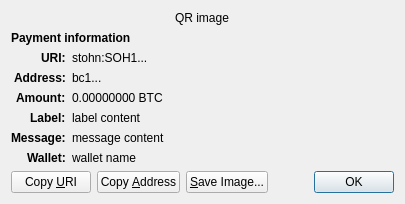
<?xml version="1.0" encoding="UTF-8"?>
<ui version="4.0">
 <class>ReceiveRequestDialog</class>
 <widget class="QDialog" name="ReceiveRequestDialog">
  <property name="geometry">
   <rect>
    <x>0</x>
    <y>0</y>
    <width>413</width>
    <height>229</height>
   </rect>
  </property>
  <property name="windowTitle">
   <string>Request payment to ...</string>
  </property>
  <layout class="QGridLayout" name="gridLayout" columnstretch="0,1">
   <property name="sizeConstraint">
    <enum>QLayout::SetFixedSize</enum>
   </property>
   <item row="0" column="0" colspan="2" alignment="Qt::AlignHCenter">
    <widget class="QRImageWidget" name="qr_code">
     <property name="text">
      <string notr="true">QR image</string>
     </property>
     <property name="textInteractionFlags">
      <set>Qt::NoTextInteraction</set>
     </property>
    </widget>
   </item>
   <item row="1" column="0" colspan="2">
    <widget class="QLabel" name="payment_header">
     <property name="font">
      <font>
       <weight>75</weight>
       <bold>true</bold>
      </font>
     </property>
     <property name="text">
      <string>Payment information</string>
     </property>
     <property name="textInteractionFlags">
      <set>Qt::NoTextInteraction</set>
     </property>
    </widget>
   </item>
   <item row="2" column="0" alignment="Qt::AlignRight|Qt::AlignTop">
    <widget class="QLabel" name="uri_tag">
     <property name="font">
      <font>
       <weight>75</weight>
       <bold>true</bold>
      </font>
     </property>
     <property name="text">
      <string notr="true">URI:</string>
     </property>
     <property name="textFormat">
      <enum>Qt::PlainText</enum>
     </property>
     <property name="textInteractionFlags">
      <set>Qt::NoTextInteraction</set>
     </property>
    </widget>
   </item>
   <item row="2" column="1" alignment="Qt::AlignTop">
    <widget class="QLabel" name="uri_content">
     <property name="text">
      <string notr="true">stohn:SOH1...</string>
     </property>
     <property name="textFormat">
      <enum>Qt::RichText</enum>
     </property>
     <property name="wordWrap">
      <bool>true</bool>
     </property>
     <property name="textInteractionFlags">
      <set>Qt::TextSelectableByMouse</set>
     </property>
    </widget>
   </item>
   <item row="3" column="0" alignment="Qt::AlignRight|Qt::AlignTop">
    <widget class="QLabel" name="address_tag">
     <property name="font">
      <font>
       <weight>75</weight>
       <bold>true</bold>
      </font>
     </property>
     <property name="text">
      <string>Address:</string>
     </property>
     <property name="textInteractionFlags">
      <set>Qt::NoTextInteraction</set>
     </property>
    </widget>
   </item>
   <item row="3" column="1" alignment="Qt::AlignTop">
    <widget class="QLabel" name="address_content">
     <property name="text">
      <string notr="true">bc1...</string>
     </property>
     <property name="textFormat">
      <enum>Qt::PlainText</enum>
     </property>
     <property name="textInteractionFlags">
      <set>Qt::TextSelectableByMouse</set>
     </property>
    </widget>
   </item>
   <item row="4" column="0" alignment="Qt::AlignRight|Qt::AlignTop">
    <widget class="QLabel" name="amount_tag">
     <property name="font">
      <font>
       <weight>75</weight>
       <bold>true</bold>
      </font>
     </property>
     <property name="text">
      <string>Amount:</string>
     </property>
     <property name="textInteractionFlags">
      <set>Qt::NoTextInteraction</set>
     </property>
    </widget>
   </item>
   <item row="4" column="1" alignment="Qt::AlignTop">
    <widget class="QLabel" name="amount_content">
     <property name="text">
      <string notr="true">0.00000000 BTC</string>
     </property>
     <property name="textFormat">
      <enum>Qt::PlainText</enum>
     </property>
     <property name="textInteractionFlags">
      <set>Qt::TextSelectableByMouse</set>
     </property>
    </widget>
   </item>
   <item row="5" column="0" alignment="Qt::AlignRight|Qt::AlignTop">
    <widget class="QLabel" name="label_tag">
     <property name="font">
      <font>
       <weight>75</weight>
       <bold>true</bold>
      </font>
     </property>
     <property name="text">
      <string>Label:</string>
     </property>
     <property name="textInteractionFlags">
      <set>Qt::NoTextInteraction</set>
     </property>
    </widget>
   </item>
   <item row="5" column="1" alignment="Qt::AlignTop">
    <widget class="QLabel" name="label_content">
     <property name="text">
      <string notr="true">label content</string>
     </property>
     <property name="textFormat">
      <enum>Qt::PlainText</enum>
     </property>
     <property name="wordWrap">
      <bool>true</bool>
     </property>
     <property name="textInteractionFlags">
      <set>Qt::TextSelectableByMouse</set>
     </property>
    </widget>
   </item>
   <item row="6" column="0" alignment="Qt::AlignRight|Qt::AlignTop">
    <widget class="QLabel" name="message_tag">
     <property name="font">
      <font>
       <weight>75</weight>
       <bold>true</bold>
      </font>
     </property>
     <property name="text">
      <string>Message:</string>
     </property>
     <property name="textInteractionFlags">
      <set>Qt::NoTextInteraction</set>
     </property>
    </widget>
   </item>
   <item row="6" column="1" alignment="Qt::AlignTop">
    <widget class="QLabel" name="message_content">
     <property name="text">
      <string notr="true">message content</string>
     </property>
     <property name="textFormat">
      <enum>Qt::PlainText</enum>
     </property>
     <property name="wordWrap">
      <bool>true</bool>
     </property>
     <property name="textInteractionFlags">
      <set>Qt::TextSelectableByMouse</set>
     </property>
    </widget>
   </item>
   <item row="7" column="0" alignment="Qt::AlignRight|Qt::AlignTop">
    <widget class="QLabel" name="wallet_tag">
     <property name="font">
      <font>
       <weight>75</weight>
       <bold>true</bold>
      </font>
     </property>
     <property name="text">
      <string>Wallet:</string>
     </property>
     <property name="textInteractionFlags">
      <set>Qt::NoTextInteraction</set>
     </property>
    </widget>
   </item>
   <item row="7" column="1" alignment="Qt::AlignTop">
    <widget class="QLabel" name="wallet_content">
     <property name="text">
      <string notr="true">wallet name</string>
     </property>
     <property name="textFormat">
      <enum>Qt::PlainText</enum>
     </property>
     <property name="wordWrap">
      <bool>true</bool>
     </property>
     <property name="textInteractionFlags">
      <set>Qt::TextSelectableByMouse</set>
     </property>
    </widget>
   </item>
   <item row="8" column="0" colspan="2">
    <layout class="QHBoxLayout" name="horizontalLayout">
     <item>
      <widget class="QPushButton" name="btnCopyURI">
       <property name="text">
        <string>Copy &amp;URI</string>
       </property>
       <property name="autoDefault">
        <bool>false</bool>
       </property>
      </widget>
     </item>
     <item>
      <widget class="QPushButton" name="btnCopyAddress">
       <property name="text">
        <string>Copy &amp;Address</string>
       </property>
       <property name="autoDefault">
        <bool>false</bool>
       </property>
      </widget>
     </item>
     <item>
      <widget class="QPushButton" name="btnSaveAs">
       <property name="text">
        <string>&amp;Save Image...</string>
       </property>
       <property name="autoDefault">
        <bool>false</bool>
       </property>
      </widget>
     </item>
     <item>
      <spacer name="horizontalSpacer_2">
       <property name="orientation">
        <enum>Qt::Horizontal</enum>
       </property>
       <property name="sizeHint" stdset="0">
        <size>
         <width>40</width>
         <height>20</height>
        </size>
       </property>
      </spacer>
     </item>
     <item>
      <widget class="QDialogButtonBox" name="buttonBox">
       <property name="focusPolicy">
        <enum>Qt::StrongFocus</enum>
       </property>
       <property name="standardButtons">
        <set>QDialogButtonBox::Ok</set>
       </property>
      </widget>
     </item>
    </layout>
   </item>
  </layout>
 </widget>
 <customwidgets>
  <customwidget>
   <class>QRImageWidget</class>
   <extends>QLabel</extends>
   <header>qt/qrimagewidget.h</header>
  </customwidget>
 </customwidgets>
 <tabstops>
  <tabstop>buttonBox</tabstop>
  <tabstop>btnCopyURI</tabstop>
  <tabstop>btnCopyAddress</tabstop>
  <tabstop>btnSaveAs</tabstop>
 </tabstops>
 <resources/>
 <connections>
  <connection>
   <sender>buttonBox</sender>
   <signal>accepted()</signal>
   <receiver>ReceiveRequestDialog</receiver>
   <slot>accept()</slot>
   <hints>
    <hint type="sourcelabel">
     <x>135</x>
     <y>230</y>
    </hint>
    <hint type="destinationlabel">
     <x>135</x>
     <y>126</y>
    </hint>
   </hints>
  </connection>
 </connections>
</ui>
